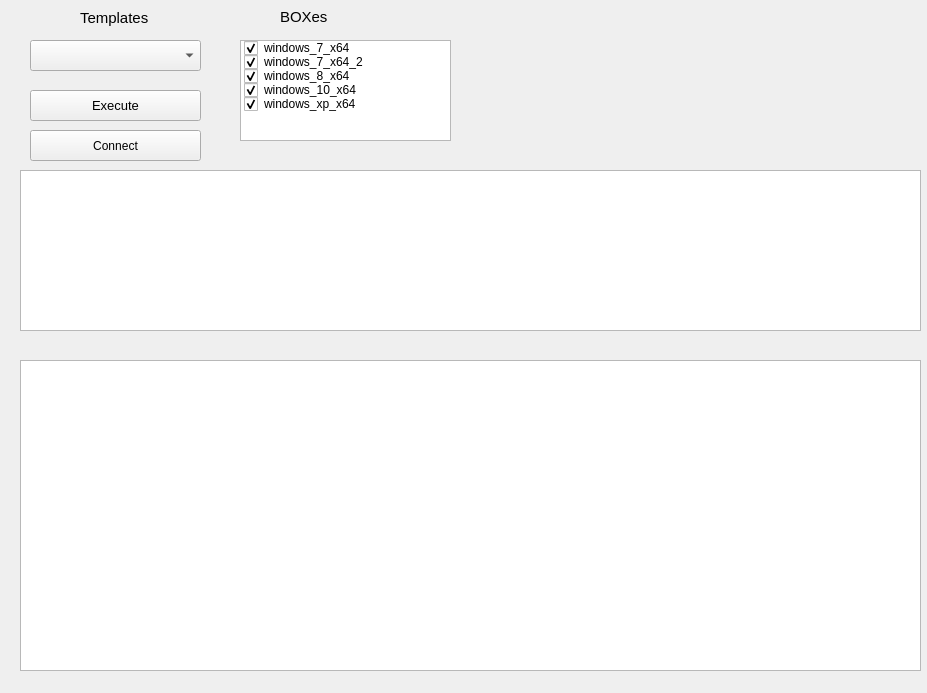
<?xml version="1.0" encoding="UTF-8"?>
<ui version="4.0">
 <class>form</class>
 <widget class="QWidget" name="form">
  <property name="geometry">
   <rect>
    <x>0</x>
    <y>0</y>
    <width>927</width>
    <height>693</height>
   </rect>
  </property>
  <property name="windowTitle">
   <string>RemoteManagment VBOX</string>
  </property>
  <widget class="QComboBox" name="operations">
   <property name="geometry">
    <rect>
     <x>30</x>
     <y>40</y>
     <width>171</width>
     <height>31</height>
    </rect>
   </property>
  </widget>
  <widget class="QPushButton" name="execute_btn">
   <property name="geometry">
    <rect>
     <x>30</x>
     <y>90</y>
     <width>171</width>
     <height>31</height>
    </rect>
   </property>
   <property name="font">
    <font>
     <pointsize>10</pointsize>
    </font>
   </property>
   <property name="text">
    <string>Execute</string>
   </property>
  </widget>
  <widget class="QPlainTextEdit" name="output">
   <property name="enabled">
    <bool>true</bool>
   </property>
   <property name="geometry">
    <rect>
     <x>20</x>
     <y>360</y>
     <width>901</width>
     <height>311</height>
    </rect>
   </property>
   <property name="readOnly">
    <bool>true</bool>
   </property>
  </widget>
  <widget class="QTextEdit" name="execution">
   <property name="geometry">
    <rect>
     <x>20</x>
     <y>170</y>
     <width>901</width>
     <height>161</height>
    </rect>
   </property>
  </widget>
  <widget class="QLabel" name="label">
   <property name="geometry">
    <rect>
     <x>280</x>
     <y>10</y>
     <width>47</width>
     <height>13</height>
    </rect>
   </property>
   <property name="font">
    <font>
     <pointsize>11</pointsize>
    </font>
   </property>
   <property name="text">
    <string>BOXes</string>
   </property>
  </widget>
  <widget class="QLabel" name="label_2">
   <property name="geometry">
    <rect>
     <x>80</x>
     <y>10</y>
     <width>71</width>
     <height>16</height>
    </rect>
   </property>
   <property name="font">
    <font>
     <pointsize>11</pointsize>
    </font>
   </property>
   <property name="text">
    <string>Templates</string>
   </property>
  </widget>
  <widget class="QListWidget" name="stagings">
   <property name="geometry">
    <rect>
     <x>240</x>
     <y>40</y>
     <width>211</width>
     <height>101</height>
    </rect>
   </property>
   <item>
    <property name="text">
     <string>windows_7_x64</string>
    </property>
    <property name="checkState">
     <enum>Checked</enum>
    </property>
   </item>
   <item>
    <property name="text">
     <string>windows_7_x64_2</string>
    </property>
    <property name="checkState">
     <enum>Checked</enum>
    </property>
   </item>
   <item>
    <property name="text">
     <string>windows_8_x64</string>
    </property>
    <property name="checkState">
     <enum>Checked</enum>
    </property>
   </item>
   <item>
    <property name="text">
     <string>windows_10_x64</string>
    </property>
    <property name="checkState">
     <enum>Checked</enum>
    </property>
   </item>
   <item>
    <property name="text">
     <string>windows_xp_x64</string>
    </property>
    <property name="checkState">
     <enum>Checked</enum>
    </property>
   </item>
  </widget>
  <widget class="QPushButton" name="connect_ssh">
   <property name="geometry">
    <rect>
     <x>30</x>
     <y>130</y>
     <width>171</width>
     <height>31</height>
    </rect>
   </property>
   <property name="text">
    <string>Connect</string>
   </property>
  </widget>
 </widget>
 <resources/>
 <connections/>
</ui>
